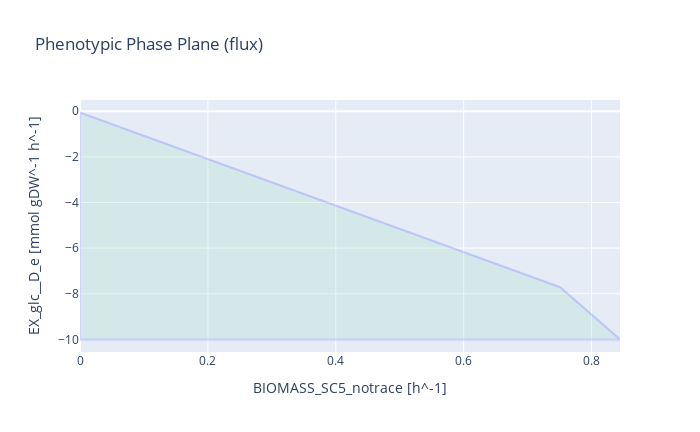

The cell this chart's notebook holds for it:
### Code cell
#Performing Phenotypic Phase plane flux modelling for various input parameters in Saccharomyces cerevisiae S288C
#Glucose Modelling

from cameo import phenotypic_phase_plane
sc_model.reactions.EX_o2_e.lower_bound = -20
sc_model.reactions.EX_co2_e.lower_bound = 0

result = phenotypic_phase_plane(sc_model,variables=[sc_model.reactions.BIOMASS_SC5_notrace],
                                      objective=sc_model.reactions.EX_glc__D_e,points=10)
result.plot()
result.data_frame

### Figure 1 — Plotly figure (JSON) as saved in the notebook; plotly's stock layout.template omitted (floating-point values rounded to 4 significant figures)
{"data": [{"fill": "toself", "fillcolor": "#B3E2CD", "hoverinfo": "none", "marker": {"line": {"color": "#B3E2CD"}, "opacity": 0.3}, "mode": "lines", "name": "WT", "opacity": 0.3, "type": "scatter", "x": [0, 0.09383, 0.1877, 0.2815, 0.3753, 0.4692, 0.563, 0.6568, 0.7507, 0.8445, 0.8445, 0.7507, 0.6568, 0.563, 0.4692, 0.3753, 0.2815, 0.1877, 0.09383, 0, 0, 0], "y": [-10, -10, -10, -10, -10, -10, -10, -10, -10, -10, -10.0, -7.713, -6.757, -5.8, -4.843, -3.886, -2.929, -1.972, -1.016, -0.05882, -10, -0.05882]}], "layout": {"height": 432, "title": {"text": "Phenotypic Phase Plane (flux)"}, "width": 700, "xaxis": {"title": {"text": "BIOMASS_SC5_notrace [h^-1]"}}, "yaxis": {"title": {"text": "EX_glc__D_e [mmol gDW^-1 h^-1]"}}}}
